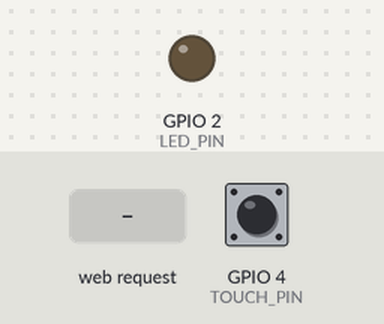
This sketch was run on a simulated ESP32. On the bench: output pins drawn as LEDs (lit = HIGH). Dashed ring = blinking. Inputs (shaded band) come from the test bench; at power-on: GPIO 4 (TOUCH_PIN) HIGH. What the sketch prints to the serial monitor is not drawn.

Above: at 1.2 s.
1.3 s: HTTP request GET /arm received
At 1.56 s:
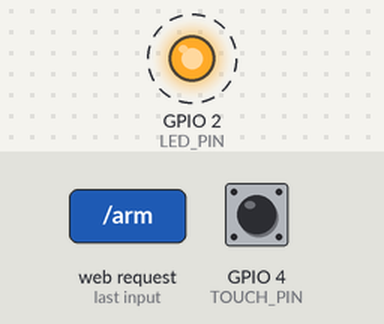
4.3 s: HTTP request GET /disarm received
At 4.3 s:
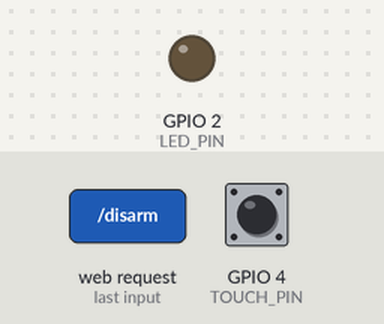
Timing chart, 0 to 7.3 s (numbered marks = the images above; inputs shaded):
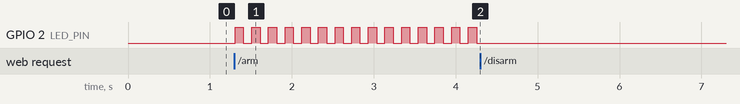

Measured:
- after the input at 1.3 s, GPIO 2 (LED_PIN): alternates HIGH for 0.10 s and LOW for 0.10 s, starting at once
- after the input at 4.3 s, GPIO 2 (LED_PIN): stops changing and stays LOW

The sketch:

ex08.ino
```cpp
#include <WiFi.h>
#include <WebServer.h>

// ==================== 引脚定义 ====================
const int LED_PIN = 2;          // 板载LED (GPIO2)
const int TOUCH_PIN = 4;        // 触摸引脚 GPIO4 (对应触摸通道 T0)

// ==================== Wi-Fi AP 配置 ====================
const char* ssid = "ESP32_Security";
const char* password = "12345678";

// ==================== 全局状态变量 ====================
bool armed = false;          // 布防状态
bool alarmActive = false;    // 报警触发标志（LED闪烁锁定）
bool ledState = false;       // LED当前亮灭状态（用于闪烁）
unsigned long lastToggle = 0;
const unsigned long BLINK_INTERVAL = 100;  // 报警闪烁间隔 100ms

WebServer server(80);

// ==================== 辅助函数 ====================
void setLED(bool on) {
  digitalWrite(LED_PIN, on ? HIGH : LOW);
  ledState = on;
}

void stopAlarm() {
  alarmActive = false;
  setLED(false);
  Serial.println("报警已停止");
}

void triggerAlarm() {
  if (!alarmActive) {
    alarmActive = true;
    Serial.println("⚠️ 触发报警！LED开始狂闪");
  }
}

void updateAlarmBlink() {
  if (!alarmActive) return;

  unsigned long now = millis();
  if (now - lastToggle >= BLINK_INTERVAL) {
    lastToggle = now;
    ledState = !ledState;
    digitalWrite(LED_PIN, ledState ? HIGH : LOW);
  }
}

void checkTouch() {
  if (!armed) return;
  if (alarmActive) return;

  int touchValue = touchRead(TOUCH_PIN);
  if (touchValue < 500) {
    triggerAlarm();
  }
}

// ==================== HTTP 请求处理 ====================
void handleArm() {
  armed = true;
  if (alarmActive) stopAlarm();
  Serial.println("系统布防");
  server.send(200, "text/plain", "Armed");
}

void handleDisarm() {
  armed = false;
  if (alarmActive) stopAlarm();
  Serial.println("系统撤防");
  server.send(200, "text/plain", "Disarmed");
}

void handleStatus() {
  String status;
  if (alarmActive) status = "alarm";
  else if (armed) status = "armed";
  else status = "disarmed";
  server.send(200, "application/json", "{\"status\":\"" + status + "\"}");
}

void handleRoot() {
  String html = R"rawliteral(
<!DOCTYPE html>
<html lang="zh-CN">
<head>
    <meta charset="UTF-8">
    <meta name="viewport" content="width=device-width, initial-scale=1.0, user-scalable=yes">
    <title>ESP32 安防报警器</title>
    <style>
        * { box-sizing: border-box; }
        body {
            font-family: 'Segoe UI', Roboto, sans-serif;
            background: linear-gradient(145deg, #1e2a2e 0%, #0f171a 100%);
            min-height: 100vh;
            display: flex;
            justify-content: center;
            align-items: center;
            margin: 0;
            padding: 20px;
        }
        .card {
            background: rgba(30, 40, 45, 0.85);
            backdrop-filter: blur(8px);
            border-radius: 48px;
            padding: 32px 28px;
            max-width: 500px;
            width: 100%;
            text-align: center;
            box-shadow: 0 20px 35px rgba(0,0,0,0.4);
            border: 1px solid rgba(255,255,255,0.15);
        }
        h1 {
            font-size: 2rem;
            margin: 0 0 8px;
            color: #f0f3f8;
            display: flex;
            align-items: center;
            justify-content: center;
            gap: 12px;
        }
        .shield-icon { font-size: 2rem; }
        .status-area {
            background: #00000055;
            border-radius: 60px;
            padding: 15px;
            margin: 25px 0;
        }
        .status-label {
            font-size: 0.85rem;
            letter-spacing: 1px;
            color: #aabfcb;
        }
        .status-value {
            font-size: 2rem;
            font-weight: bold;
            margin-top: 5px;
        }
        .armed { color: #4caf50; text-shadow: 0 0 5px #4caf50aa; }
        .disarmed { color: #f44336; }
        .alarm { color: #ff9800; animation: pulse 1s infinite; }
        @keyframes pulse {
            0% { opacity: 1; text-shadow: 0 0 0 #ff9800; }
            100% { opacity: 1; text-shadow: 0 0 12px #ff9800; }
        }
        .button-group {
            display: flex;
            gap: 20px;
            justify-content: center;
            margin: 30px 0 20px;
        }
        button {
            font-size: 1.2rem;
            padding: 12px 28px;
            border: none;
            border-radius: 60px;
            font-weight: bold;
            cursor: pointer;
            transition: 0.2s;
            background: #2c3e3f;
            color: white;
            box-shadow: 0 5px 10px rgba(0,0,0,0.2);
        }
        button:active { transform: scale(0.96); }
        .btn-arm { background: #2e7d32; }
        .btn-arm:hover { background: #1b5e20; }
        .btn-disarm { background: #c62828; }
        .btn-disarm:hover { background: #b71c1c; }
        .touch-note {
            font-size: 0.8rem;
            background: #00000055;
            border-radius: 30px;
            padding: 8px;
            margin-top: 20px;
            color: #bdd4e2;
        }
        footer {
            font-size: 0.7rem;
            margin-top: 25px;
            color: #6c8d9c;
        }
    </style>
</head>
<body>
<div class="card">
    <h1>
        <span class="shield-icon">🛡️</span> 安防报警器
    </h1>
    <div class="status-area">
        <div class="status-label">当前状态</div>
        <div class="status-value" id="statusText">--</div>
    </div>
    <div class="button-group">
        <button class="btn-arm" id="armBtn">🔒 布防</button>
        <button class="btn-disarm" id="disarmBtn">🔓 撤防</button>
    </div>
    <div class="touch-note">
        👆 触摸传感器 (GPIO4) — 布防后触碰立即触发报警，LED狂闪，必须撤防才能停止。
    </div>
    <footer>
        ⚡ 报警锁定 | 网页远程撤防
    </footer>
</div>

<script>
    const statusDiv = document.getElementById('statusText');
    const armBtn = document.getElementById('armBtn');
    const disarmBtn = document.getElementById('disarmBtn');

    function updateUI(status) {
        statusDiv.innerText = (status === 'armed') ? '🔐 布防中' :
                              (status === 'alarm') ? '🚨 报警中！' : '🔓 已撤防';
        statusDiv.className = 'status-value ' + status;
    }

    async function fetchStatus() {
        try {
            const response = await fetch('/status');
            const data = await response.json();
            updateUI(data.status);
        } catch(e) {
            console.error('状态获取失败', e);
        }
    }

    async function sendCommand(cmd) {
        try {
            const response = await fetch('/' + cmd);
            if (response.ok) fetchStatus();
        } catch(e) {
            console.error('命令发送失败', e);
        }
    }

    armBtn.addEventListener('click', () => sendCommand('arm'));
    disarmBtn.addEventListener('click', () => sendCommand('disarm'));

    fetchStatus();
    setInterval(fetchStatus, 1000);
</script>
</body>
</html>
)rawliteral";
  server.send(200, "text/html; charset=UTF-8", html);
}

// ==================== 初始化 ====================
void setup() {
  Serial.begin(115200);
  Serial.println("\n启动安防报警器模拟系统");

  pinMode(LED_PIN, OUTPUT);
  digitalWrite(LED_PIN, LOW);

  // 触摸引脚 GPIO4 无需额外初始化，touchRead 即可

  WiFi.softAP(ssid, password);
  IPAddress myIP = WiFi.softAPIP();
  Serial.print("AP热点IP地址: ");
  Serial.println(myIP);
  Serial.println("请连接WiFi: " + String(ssid) + "  密码: " + String(password));
  Serial.print("浏览器访问: http://");
  Serial.println(myIP);

  server.on("/", handleRoot);
  server.on("/arm", handleArm);
  server.on("/disarm", handleDisarm);
  server.on("/status", handleStatus);

  server.begin();
  Serial.println("HTTP服务器已启动");
  Serial.println("系统初始状态：撤防");
}

// ==================== 主循环 ====================
void loop() {
  server.handleClient();
  checkTouch();
  updateAlarmBlink();
  delay(10);
}
```
